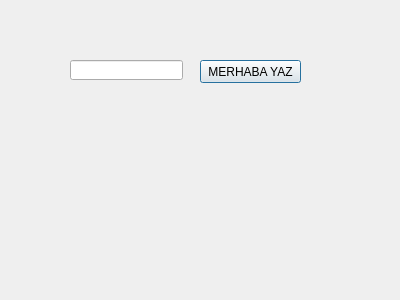
<?xml version="1.0" encoding="UTF-8"?>
<ui version="4.0">
 <class>dialog</class>
 <widget class="QDialog" name="dialog">
  <property name="geometry">
   <rect>
    <x>0</x>
    <y>0</y>
    <width>400</width>
    <height>300</height>
   </rect>
  </property>
  <property name="windowTitle">
   <string>Merhaba</string>
  </property>
  <widget class="QLineEdit" name="edt_mesaj">
   <property name="geometry">
    <rect>
     <x>70</x>
     <y>60</y>
     <width>113</width>
     <height>20</height>
    </rect>
   </property>
  </widget>
  <widget class="QPushButton" name="ak_merhaba_yaz_2">
   <property name="geometry">
    <rect>
     <x>200</x>
     <y>60</y>
     <width>101</width>
     <height>23</height>
    </rect>
   </property>
   <property name="text">
    <string>MERHABA YAZ</string>
   </property>
  </widget>
 </widget>
 <resources/>
 <connections/>
</ui>
